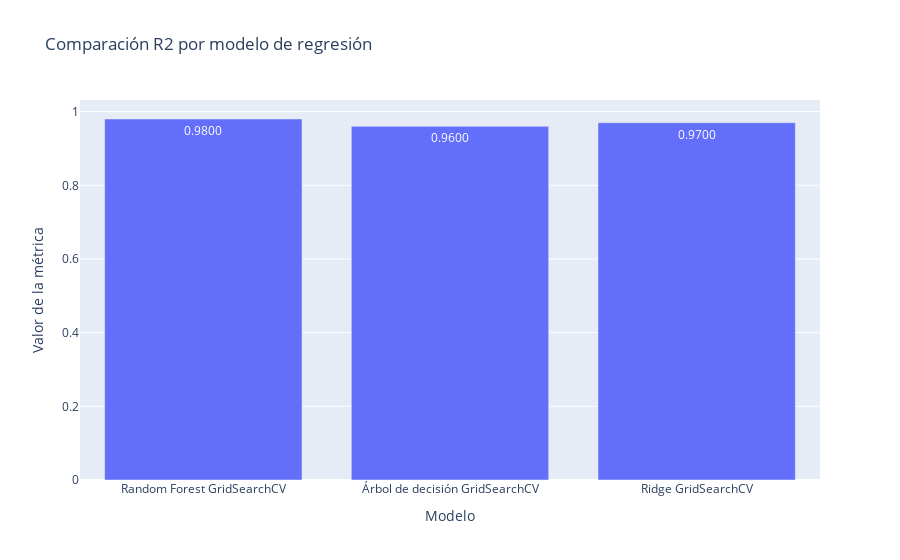

Notebook source saved alongside this figure:
### Code cell
import plotly.graph_objects as go

# Datos
modelos = df_metricas['Modelo'].tolist()

r2 = df_metricas['R2'].round(2).tolist()

# Crear figura
fig = go.Figure()

fig.add_trace(go.Bar(name="R²", x=modelos, y=r2, text=[f"{v:.4f}" for v in r2], textposition="auto"))

# Layout
fig.update_layout(
    #barmode='group',
    title="Comparación R2 por modelo de regresión",
    xaxis_title="Modelo",
    yaxis_title="Valor de la métrica",
    legend_title="Métrica",
    height=500
)

fig.show()

### Figure 1 — Plotly figure (JSON) as saved in the notebook; plotly's stock layout.template omitted (floating-point values rounded to 4 significant figures)
{"data": [{"name": "R²", "text": ["0.9800", "0.9600", "0.9700"], "textposition": "auto", "type": "bar", "x": ["Random Forest GridSearchCV", "Árbol de decisión GridSearchCV", "Ridge GridSearchCV"], "y": [0.98, 0.96, 0.97]}], "layout": {"autosize": true, "legend": {"title": {"text": "Métrica"}}, "title": {"text": "Comparación R2 por modelo de regresión"}, "xaxis": {"autorange": true, "range": [-0.5, 2.5], "title": {"text": "Modelo"}, "type": "category"}, "yaxis": {"autorange": true, "range": [0, 1.032], "title": {"text": "Valor de la métrica"}, "type": "linear"}}}
